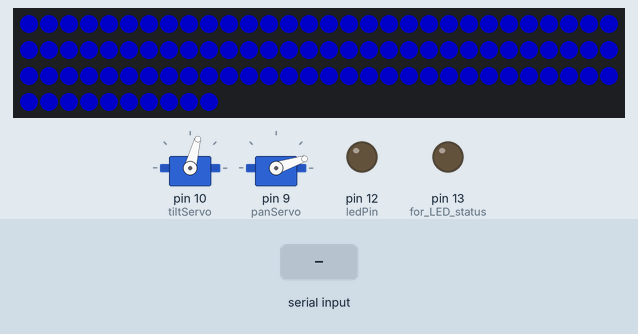
Simulated run of this sketch. Board: Arduino Uno, built with avr-gcc and run on an emulated ATmega328P. Parts: 100 RGB LEDs in strip order, left to right, continuing on the next row, 2 × servo, output pins drawn as LEDs (lit = HIGH). The test bench sets the inputs (shaded band). Dim RGB values are drawn brighter than linear; random numbers use the default seed unless the sketch sets one.

Above: at 2.9 s.
3.0 s: "c90\n" received over Serial
At 6.1 s:
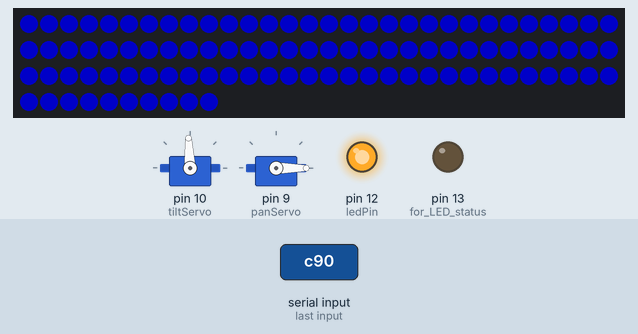
At 8.3 s:
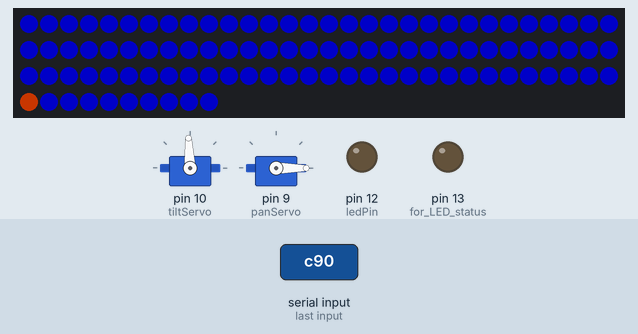
9.0 s: "c,45\n" received over Serial
At 10.2 s:
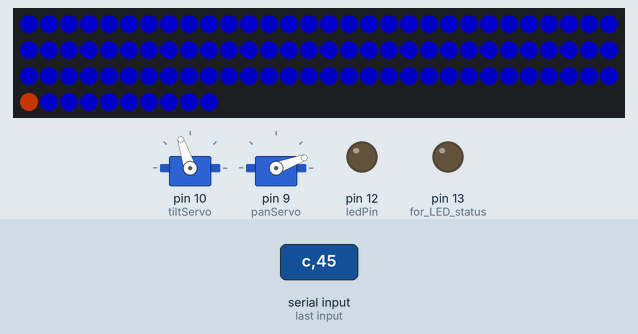
Timing chart, 0 to 16.7 s (numbered marks = the images above; inputs shaded):
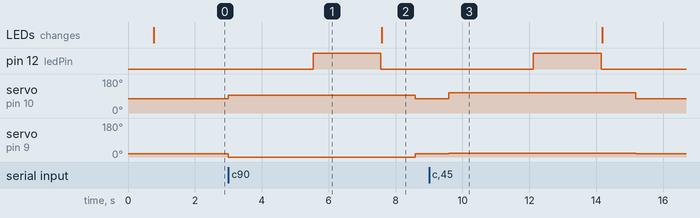

Measured:
- after the input at 3.0 s, pin 12 (ledPin): LOW → HIGH after 2.5 s, → LOW 2.0 s later; servo on pin 10 (tiltServo): 75° → 93° at once, → 75° 5.6 s later; servo on pin 9 (panServo): 18° → 0° at once, → 18° 5.6 s later
- after the input at 9.0 s, pin 12 (ledPin): LOW → HIGH after 3.1 s, → LOW 2.0 s later; servo on pin 10 (tiltServo): 75° → 108° after 0.59 s, → 75° 5.6 s later; servo on pin 9 (panServo): 18° → 20° after 0.59 s, → 18° 5.6 s later

The sketch:

Final_Proj_2.ino
```cpp
/*
 * MP3
 */

#include <SoftwareSerial.h>
#define ARDUINO_RX 5//should connect to TX of the Serial MP3 Player module  (b/c pin 5 = Arduino's RX)
#define ARDUINO_TX 3//connect to RX of the module  (b/c pin 6 = Arduino's TX)  FOR THIS FILE, TRY pin 3 instead of 6
SoftwareSerial mySerial(ARDUINO_RX, ARDUINO_TX);
static int8_t Send_buf[8] = {0} ;

#define CMD_SEL_DEV 0X09
#define DEV_TF 0X02
#define CMD_PLAY_W_VOL 0X22 //22
#define CMD_PLAY 0X0D
#define CMD_PAUSE 0X0E
#define CMD_PREVIOUS 0X02
#define CMD_NEXT 0X01
#define CMD_RAND 0X03


/*
 * Led firing arms
 */
 const int ledPin = 12;      // the number of the LED pin. or LED_BUILTIN


/*
 * LED strips
 */
#include <Adafruit_NeoPixel.h>

#define NUM_LEDS 100
#define BRIGHTNESS 100
#define PIN 6

Adafruit_NeoPixel strip = Adafruit_NeoPixel(NUM_LEDS, PIN, NEO_GRB + NEO_KHZ800);


/*
 * Servo
 */
#include <Servo.h>

Servo tiltServo;  // create servo object to control a servo
Servo panServo;

int i = 0;
//int recoil = 5;
//Mapping Serial input from BT, to Servo motor value
byte x_pos[] = {
   36,  36,  36,  36,  36,  36,  36,  36,  36,  36,
   32,  32,  32,  32,  32,  32,  32,  32,  32,  32,
   28,  28,  28,  28,  28,  28,  28,  28,  28,  28,
   24,  24,  24,  24,  24,  24,  24,  24,  24,  24,
   20,  20,  20,  20,  20,  20,  20,  20,  20,  20,
   16,  16,  16,  16,  16,  16,  16,  16,  16,  16,
   12,  12,  12,  12,  12,  12,  12,  12,  12,  12,
    8,   8,   8,   8,   8,   8,   8,   8,   8,   8,
    4,   4,   4,   4,   4,   4,   4,   4,   4,   4,
    0,   0,   0,   0,   0,   0,   0,   0,   0,   0
};

byte y_pos[] = {
   93,  96,  99, 102, 105, 108, 111, 114, 117, 120,
   93,  96,  99, 102, 105, 108, 111, 114, 117, 120,
   93,  96,  99, 102, 105, 108, 111, 114, 117, 120,
   93,  96,  99, 102, 105, 108, 111, 114, 117, 120,
   93,  96,  99, 102, 105, 108, 111, 114, 117, 120,
   93,  96,  99, 102, 105, 108, 111, 114, 117, 120,
   93,  96,  99, 102, 105, 108, 111, 114, 117, 120,
   93,  96,  99, 102, 105, 108, 111, 114, 117, 120,
   93,  96,  99, 102, 105, 108, 111, 114, 117, 120,
   93,  96,  99, 102, 105, 108, 111, 114, 117, 120
};

byte hits[] = {
    1,   1,   1,   1,   1,   0,   0,   0,   0,   0,
    0,   0,   0,   0,   0,   0,   0,   0,   0,   0,
    0,   0,   0,   0,   0,   0,   0,   0,   0,   2,
    0,   0,   0,   0,   0,   4,   0,   0,   0,   2,
    0,   5,   5,   0,   0,   4,   0,   0,   0,   2,
    0,   0,   0,   0,   0,   4,   0,   0,   0,   2,
    0,   0,   0,   0,   0,   0,   0,   0,   0,   0,
    0,   0,   0,   0,   0,   0,   0,   0,   0,   0,
    0,   0,   0,   0,   0,   0,   0,   0,   0,   0,
    3,   3,   3,   3,   0,   0,   0,   0,   0,   0
};

byte shipstatus[] = {
  0, 0, 0, 0, 0, 0
};

byte shiplength[] = {
  0, 5, 4, 4, 3, 2
};

void setup() {

  /*
   * Mp3
   */
  Serial.begin(9600);   // BT serial input
  mySerial.begin(9600);  //mp3 module Serial
  delay(500);//Wait chip initialization is complete
  sendCommand(CMD_SEL_DEV, DEV_TF);//select the TF card
  delay(200);//wait for 200ms
  sendCommand(CMD_PLAY_W_VOL, 0X1E01);//play the first song with volume 30 class
  //Serial.println("Setting Up initially...");
  pinMode(13, OUTPUT); // for LED status

  pinMode(ledPin, OUTPUT); // for LED Firing Arms

  /*
   * LED Strip
   */
  strip.setBrightness(BRIGHTNESS);
  strip.begin();
  strip.show();


  tiltServo.attach(10);  // attaches the servo on pin 9 to the servo object
  panServo.attach(9);
  tiltServo.write(75);  //initial position  center  . orig 90
  panServo.write(18);
  shipstatus[1] = 0;  // set all ship hit-counts to 0
  shipstatus[2] = 0;
  shipstatus[3] = 0;
  shipstatus[4] = 0;
  shipstatus[5] = 0;
  for(uint16_t i=0; i<strip.numPixels(); i++) {
    strip.setPixelColor(i, strip.Color(0, 0, 255));
  }
  strip.show();
  delay(1000);
}

void loop() {

  if (Serial.available() > 0)  //reading from BT Serial input
  {
    char cmd = Serial.read();

    switch (cmd) {
      case 'c':
        i = Serial.parseInt();
        tiltServo.write(y_pos[i]);    // tell tilt servo to go to position A0 on the board
        panServo.write(x_pos[i]);
        //Serial.println("Y: " + String(y_pos[i]) + " X: " + String(x_pos[i]));
        delay(500);

        //play Open fire
        int randTrackNo;
        randTrackNo = random(2, 4);
        if (randTrackNo == 3) { sendCommand(CMD_PLAY_W_VOL, 0X1E03);} else { sendCommand(CMD_PLAY_W_VOL, 0X1E05);}
        //sendCommand(CMD_RAND,randTrackNo);
        //Serial.print("Playing random track:");
        //Serial.println(randTrackNo);
        delay(2000);

        // turn LED on:
        //Serial.println("If Button STate HIGH" + buttonState);
        digitalWrite(ledPin, HIGH);
        //Serial.println(" Arm LED is " + ledPin);


        //play firing sound
        randTrackNo = random(4, 6);
        if (randTrackNo == 4) { sendCommand(CMD_PLAY_W_VOL, 0X1E04);} else { sendCommand(CMD_PLAY_W_VOL, 0X1E02);}
        //sendCommand(CMD_RAND,randTrackNo);
        //Serial.print("Playing random track:");
        //Serial.println(randTrackNo);
        delay(2000);
        digitalWrite(ledPin, LOW);
        //Serial.println(" Arm LED is " + ledPin);

        sendCommand(CMD_PLAY_W_VOL, 0X1E01);//play the first song with volume 30 class


        /*
         * recoil
         */
        //tiltServo.write(y_pos[i] - recoil);
        //delay(500);
        //tiltServo.write(y_pos[i]);

        /*
         * LED Board  Hit or Miss check  then light up
         */
        if(hits[i]){
            shipstatus[hits[i]]++;
            strip.setPixelColor(i, strip.Color(255, 70, 0));
            strip.show();
            if(shipstatus[hits[i]] == shiplength[hits[i]]) {
                colorWipe(strip.Color(255, 0, 0), 250, hits[i]); // Red
              }
          } else {
            strip.setPixelColor(i, strip.Color(255, 255, 255));
            strip.show();
          }
        delay(1000);


        //Servos return to the center position
        tiltServo.write(75);
        panServo.write(18);
        delay(1000);
        //Serial.println("RESET");

        digitalWrite(13,LOW);  // LED Strip off


        Serial.read(); // read Serial
        break;

      default:
        break;
    }
  }

  /*  for(int i = 0; i < 12; i++){
      tiltServo.write(y_pos[i]);    // tell tilt servo to go to position A0 on the board
      panServo.write(x_pos[i]);
      Serial.println("Y: " + String(y_pos[i]) + " X: " + String(x_pos[i]));
        if(hits[i]){
          digitalWrite(13,HIGH);
        }
      delay(3000);
      tiltServo.write(95);
      panServo.write(20);
      delay(1000);
      Serial.println("RESET");
      digitalWrite(13,LOW);
    }*/

}


void sendCommand(int8_t command, int16_t dat)
{
  delay(20);
  //Serial.println("Inside sendCommand  playing ");
  //Serial.println(dat);
  Send_buf[0] = 0x7e; //starting byte
  Send_buf[1] = 0xff; //version
  Send_buf[2] = 0x06; //the number of bytes of the command without starting byte and ending byte
  Send_buf[3] = command; //
  Send_buf[4] = 0x00;//0x00 = no feedback, 0x01 = feedback
  Send_buf[5] = (int8_t)(dat >> 8);//datah
  Send_buf[6] = (int8_t)(dat); //datal
  Send_buf[7] = 0xef; //ending byte
  for(uint8_t i=0; i<8; i++)//
  {
    mySerial.write(Send_buf[i]) ;
  }
}

// Fill the dots one after the other with a color
void colorWipe(uint32_t c, uint8_t wait, int ship) {
  for(uint16_t i=0; i<strip.numPixels(); i++) {
    if(hits[i] == ship) {
    strip.setPixelColor(i, c);
    strip.show();
    delay(wait);
    }
  }
}
```
